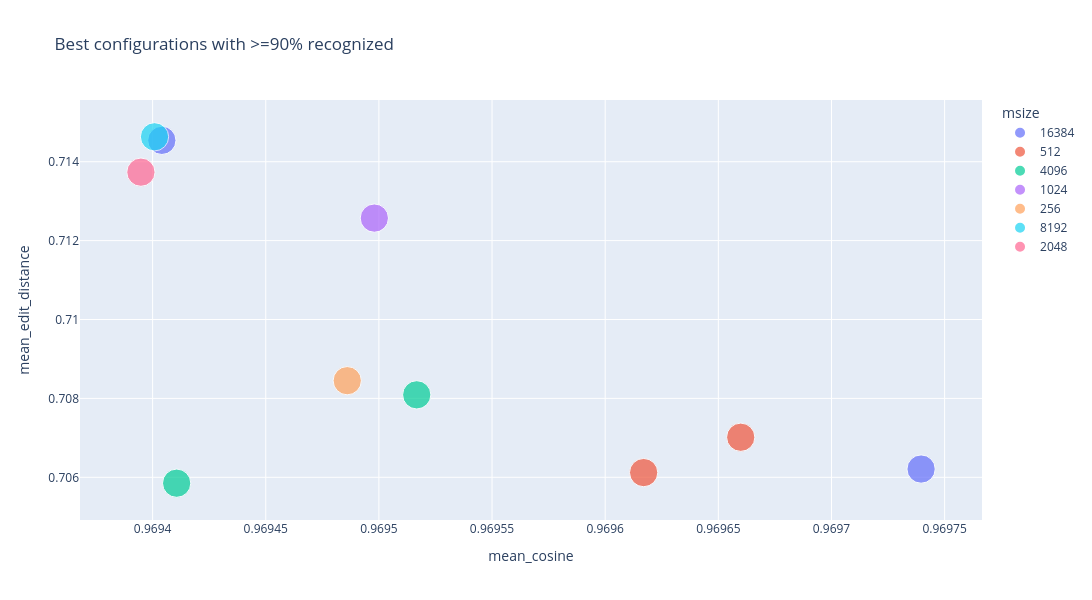

Here is the notebook cell this chart was saved with:
### Code cell
filtered_plot_df["msize_label"] = filtered_plot_df["msize"].astype(str)

# Ahora grafiquemos los mejores resultados
fig = px.scatter(
    filtered_plot_df[:10],
    x="mean_cosine",
    y="mean_edit_distance",
    size="recognized",
    color="msize_label",
    hover_data={
        "sigma": True,
        "xi": True,
        "iota": True,
        "kappa": True,
        "latent": True,
        "msize": True,
        "filling_percent": True,
        "recognized": True,
        "unrecognized": True,
    },
    title="Best configurations with >=90% recognized",
)
fig.update_layout(
    xaxis_title="mean_cosine",
    yaxis_title="mean_edit_distance",
    legend_title_text="msize",
    width=1200,
    height=600,
)
fig.show()

### Figure 1 — Plotly figure (JSON) as saved in the notebook; plotly's stock layout.template omitted (floating-point values rounded to 4 significant figures)
{"data": [{"customdata": [[0.01, 0.0, 0.0, 0.1, 1024.0, 16380.0, 1.0, 1.0, 0.0], [0.01, 10.0, 0.0, 0.0, 1024.0, 16380.0, 1.0, 1.0, 0.0]], "hovertemplate": "msize_label=16384<br>mean_cosine=%{x}<br>mean_edit_distance=%{y}<br>recognized=%{customdata[7]}<br>sigma=%{customdata[0]}<br>xi=%{customdata[1]}<br>iota=%{customdata[2]}<br>kappa=%{customdata[3]}<br>latent=%{customdata[4]}<br>msize=%{customdata[5]}<br>filling_percent=%{customdata[6]}<br>unrecognized=%{customdata[8]}<extra></extra>", "legendgroup": "16384", "marker": {"color": "#636efa", "size": [1.0, 1.0], "sizemode": "area", "sizeref": 0.0025, "symbol": "circle"}, "mode": "markers", "name": "16384", "orientation": "v", "showlegend": true, "type": "scatter", "x": [0.9697, 0.9694], "xaxis": "x", "y": [0.7062, 0.7145], "yaxis": "y"}, {"customdata": [[0.01, 10.0, 0.0, 0.0, 1024.0, 512.0, 1.0, 1.0, 0.0], [0.01, 0.0, 0.0, 0.1, 1024.0, 512.0, 1.0, 1.0, 0.0]], "hovertemplate": "msize_label=512<br>mean_cosine=%{x}<br>mean_edit_distance=%{y}<br>recognized=%{customdata[7]}<br>sigma=%{customdata[0]}<br>xi=%{customdata[1]}<br>iota=%{customdata[2]}<br>kappa=%{customdata[3]}<br>latent=%{customdata[4]}<br>msize=%{customdata[5]}<br>filling_percent=%{customdata[6]}<br>unrecognized=%{customdata[8]}<extra></extra>", "legendgroup": "512", "marker": {"color": "#EF553B", "size": [1.0, 1.0], "sizemode": "area", "sizeref": 0.0025, "symbol": "circle"}, "mode": "markers", "name": "512", "orientation": "v", "showlegend": true, "type": "scatter", "x": [0.9697, 0.9696], "xaxis": "x", "y": [0.707, 0.7061], "yaxis": "y"}, {"customdata": [[0.01, 0.0, 0.0, 0.0, 1024.0, 4096.0, 1.0, 1.0, 0.0], [0.01, 10.0, 0.0, 0.1, 1024.0, 4096.0, 1.0, 1.0, 0.0]], "hovertemplate": "msize_label=4096<br>mean_cosine=%{x}<br>mean_edit_distance=%{y}<br>recognized=%{customdata[7]}<br>sigma=%{customdata[0]}<br>xi=%{customdata[1]}<br>iota=%{customdata[2]}<br>kappa=%{customdata[3]}<br>latent=%{customdata[4]}<br>msize=%{customdata[5]}<br>filling_percent=%{customdata[6]}<br>unrecognized=%{customdata[8]}<extra></extra>", "legendgroup": "4096", "marker": {"color": "#00cc96", "size": [1.0, 1.0], "sizemode": "area", "sizeref": 0.0025, "symbol": "circle"}, "mode": "markers", "name": "4096", "orientation": "v", "showlegend": true, "type": "scatter", "x": [0.9695, 0.9694], "xaxis": "x", "y": [0.7081, 0.7059], "yaxis": "y"}, {"customdata": [[0.01, 0.0, 0.0, 0.0, 1024.0, 1024.0, 1.0, 1.0, 0.0]], "hovertemplate": "msize_label=1024<br>mean_cosine=%{x}<br>mean_edit_distance=%{y}<br>recognized=%{customdata[7]}<br>sigma=%{customdata[0]}<br>xi=%{customdata[1]}<br>iota=%{customdata[2]}<br>kappa=%{customdata[3]}<br>latent=%{customdata[4]}<br>msize=%{customdata[5]}<br>filling_percent=%{customdata[6]}<br>unrecognized=%{customdata[8]}<extra></extra>", "legendgroup": "1024", "marker": {"color": "#ab63fa", "size": [1.0], "sizemode": "area", "sizeref": 0.0025, "symbol": "circle"}, "mode": "markers", "name": "1024", "orientation": "v", "showlegend": true, "type": "scatter", "x": [0.9695], "xaxis": "x", "y": [0.7126], "yaxis": "y"}, {"customdata": [[0.01, 10.0, 0.0, 0.0, 1024.0, 256.0, 1.0, 1.0, 0.0]], "hovertemplate": "msize_label=256<br>mean_cosine=%{x}<br>mean_edit_distance=%{y}<br>recognized=%{customdata[7]}<br>sigma=%{customdata[0]}<br>xi=%{customdata[1]}<br>iota=%{customdata[2]}<br>kappa=%{customdata[3]}<br>latent=%{customdata[4]}<br>msize=%{customdata[5]}<br>filling_percent=%{customdata[6]}<br>unrecognized=%{customdata[8]}<extra></extra>", "legendgroup": "256", "marker": {"color": "#FFA15A", "size": [1.0], "sizemode": "area", "sizeref": 0.0025, "symbol": "circle"}, "mode": "markers", "name": "256", "orientation": "v", "showlegend": true, "type": "scatter", "x": [0.9695], "xaxis": "x", "y": [0.7084], "yaxis": "y"}, {"customdata": [[0.01, 0.0, 0.0, 0.1, 1024.0, 8192.0, 1.0, 1.0, 0.0]], "hovertemplate": "msize_label=8192<br>mean_cosine=%{x}<br>mean_edit_distance=%{y}<br>recognized=%{customdata[7]}<br>sigma=%{customdata[0]}<br>xi=%{customdata[1]}<br>iota=%{customdata[2]}<br>kappa=%{customdata[3]}<br>latent=%{customdata[4]}<br>msize=%{customdata[5]}<br>filling_percent=%{customdata[6]}<br>unrecognized=%{customdata[8]}<extra></extra>", "legendgroup": "8192", "marker": {"color": "#19d3f3", "size": [1.0], "sizemode": "area", "sizeref": 0.0025, "symbol": "circle"}, "mode": "markers", "name": "8192", "orientation": "v", "showlegend": true, "type": "scatter", "x": [0.9694], "xaxis": "x", "y": [0.7146], "yaxis": "y"}, {"customdata": [[0.01, 0.0, 0.0, 0.0, 1024.0, 2048.0, 1.0, 1.0, 0.0]], "hovertemplate": "msize_label=2048<br>mean_cosine=%{x}<br>mean_edit_distance=%{y}<br>recognized=%{customdata[7]}<br>sigma=%{customdata[0]}<br>xi=%{customdata[1]}<br>iota=%{customdata[2]}<br>kappa=%{customdata[3]}<br>latent=%{customdata[4]}<br>msize=%{customdata[5]}<br>filling_percent=%{customdata[6]}<br>unrecognized=%{customdata[8]}<extra></extra>", "legendgroup": "2048", "marker": {"color": "#FF6692", "size": [1.0], "sizemode": "area", "sizeref": 0.0025, "symbol": "circle"}, "mode": "markers", "name": "2048", "orientation": "v", "showlegend": true, "type": "scatter", "x": [0.9694], "xaxis": "x", "y": [0.7137], "yaxis": "y"}], "layout": {"height": 600, "legend": {"itemsizing": "constant", "title": {"text": "msize"}, "tracegroupgap": 0}, "title": {"text": "Best configurations with >=90% recognized"}, "width": 1200, "xaxis": {"anchor": "y", "domain": [0, 1], "title": {"text": "mean_cosine"}}, "yaxis": {"anchor": "x", "domain": [0, 1], "title": {"text": "mean_edit_distance"}}}}
